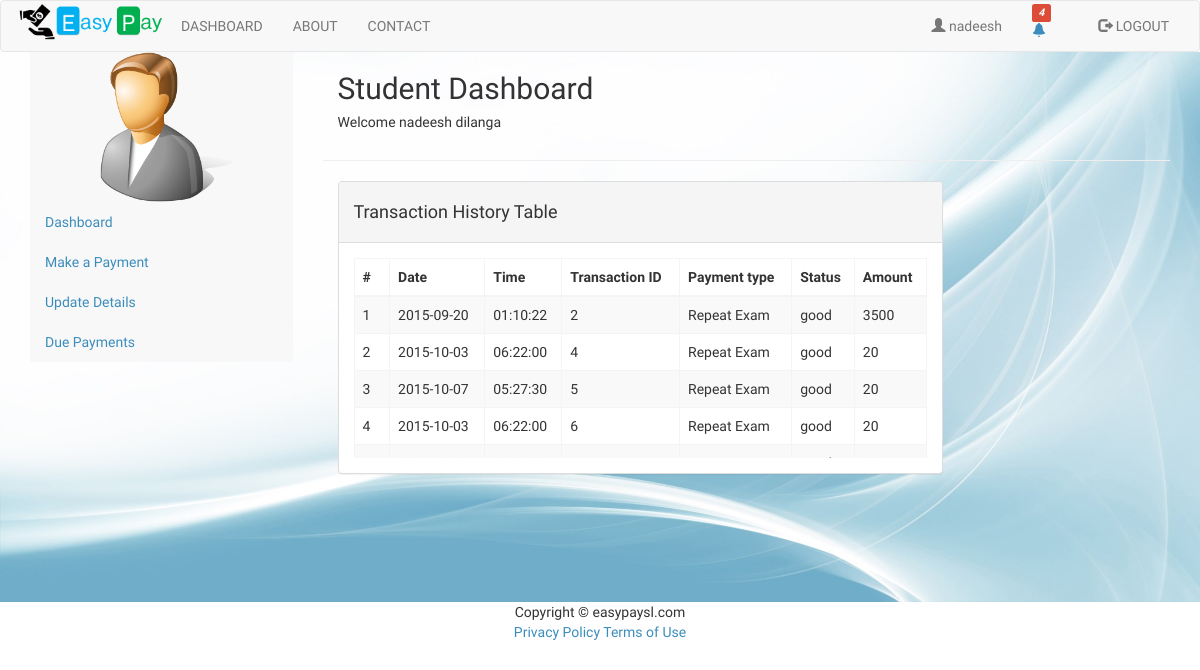
Screenshot of /dashboard_student.php (signed in) with the database file from the repository.
### tables this page shows
CREATE TABLE IF NOT EXISTS `users` (
  `id` int(11) NOT NULL,
  `username` varchar(20) NOT NULL,
  `password` varchar(64) NOT NULL,
  `indexNumber` varchar(8) DEFAULT NULL,
  `fname` varchar(50) NOT NULL,
  `lname` varchar(50) NOT NULL,
  `email` varchar(50) NOT NULL,
  `phone` varchar(10) NOT NULL,
  `nic` varchar(10) NOT NULL,
  `dob` date NOT NULL,
  `year` int(2) NOT NULL,
  `group` int(11) NOT NULL
);

CREATE TABLE IF NOT EXISTS `transaction` (
  `transactionID` int(10) NOT NULL,
  `payeeID` int(5) NOT NULL,
  `payerID` int(5) NOT NULL,
  `date` date NOT NULL,
  `time` time NOT NULL,
  `paymentType` varchar(20) NOT NULL,
  `statusCode` int(2) NOT NULL,
  `walletRefID` int(20) NOT NULL,
  `statusDescription` varchar(200) NOT NULL,
  `amount` double NOT NULL
);

### classes/DB.php (called while the page is built, shortened)
<?php
class DB{
    private static $_instance = null;
    private $_pdo_easypay,
        $_pdo_academic,
        $_query,
        $_error = false,
        $_results,
        $_count = 0;
    private function __construct() {
        try {
            $this->_pdo_easypay = new PDO('mysql:host=' . Config::get('mysql/host') . ';dbname=' . Config::get('mysql/db'), Config::get('mysql/username'), Config::get('mysql/password'));
        } catch (PDOException $e) {
            die($e->getMessage());
        }
    }
    public static function getInstance() {
        if (!isset(self::$_instance)) {
            self::$_instance = new DB();
        }
        return self::$_instance;
    }
    public function query($sql, $parms = array()){
        $this->_error = false;
        if ($this->_query = $this->_pdo_easypay->prepare($sql)) {
            $x = 1;
            if (count($parms)) {
                foreach ($parms as $param) {
                    $this->_query->bindValue($x, $param);
                    $x++;
                }
            }
            if ($this->_query->execute()) {
                $this->_results = $this->_query->fetchAll(PDO::FETCH_OBJ);
                $this->_count = $this->_query->rowCount();
            } else {
                $this->_error = true;
            }
        }
        return $this;
    }
    public function action($action, $table, $where = array()) {
        if (count($where) === 3) {
            $operators = array('=', '>', '<', '>=', '<=', 'LIKE', 'NOT LIKE');
            $field      = $where[0];
            $operator   = $where[1];
            $value      = $where[2];
            if (in_array($operator, $operators)) {
                $sql = "{$action} FROM {$table} WHERE {$field} {$operator} ? ";
                if (!$this->query($sql, array($value))->error()) {
                    return $this;
                }
            }
        }
        return false;
    }
    public function get($table, $where)
    {
        return $this->action('SELECT * ', $table, $where);
    }
    public function results(){
        return $this->_results;
    }
    public function first(){
        return $this->results()[0];
    }
    public function error(){
        return $this->_error;
    }
    public  function count(){
        return $this->_count;
    }
}
?>

### classes/Config.php (called while the page is built)
<?php
class Config{
    public static function get($path = null){
        if($path){
            $config = $GLOBALS['config'];
            $path = explode('/', $path);
            foreach($path as $bit){
                 if(isset($config[$bit])){
                     $config = $config[$bit];
                 }
            }
            return $config;
        }
        return false;
    }
}
?>

### classes/User.php (called while the page is built, shortened)
<?php
class user{
    private $_db,
            $_data,
            $_sessionName,
            $_cookieName,
            $_isLoggedIn;
    public function __construct($user = null) {
        $this->_db = DB::getInstance();
        $this->_sessionName = Config::get('session/session_name');
        if(!$user){
            if(Session::exists($this->_sessionName)){
                $user = Session::get($this->_sessionName);
                if($this->find($user)){
                    $this->_isLoggedIn = true;
                } else {
                }
            }
        } else {
            $this->find($user);
        }
    }
    public function find($user = null){
        if($user){
            $field = (is_numeric($user)) ? 'id' : 'username';
            $data = $this->_db->get('users', array($field, '=', $user));
            if($data->count()){
                $this->_data = $data->first();
                return true;
            }
        }
        return false;
    }
    public  function data(){
        return $this->_data;
    }
}
?>

### classes/Session.php (called while the page is built, shortened)
<?php
class Session{
    public static function exists($name){
        return (isset($_SESSION[$name])) ? true : false;
    }
    public static function get($name){
        return $_SESSION[$name];
    }
}
?>

### dashboard_student.php (the view, shortened to what this page needs)
<!DOCTYPE html>
<html lang="en">
<head>
    <?php include 'headerScript.php'?>
</head>
<body>
<div id="wrapper">
    <?php
    include "header.php";
    ?>
</div>
<div class="backgroundImg container-fluid">
<?php
include "studentSidebar.php";
?>
<div class="container col-sm-9 " id="page-wrapper" >
    <div class="row">
        <div class="col-sm-12">
            <div class="col-sm-8">
                <h2>Student Dashboard</h2>
                <h5>Welcome <?php echo $_SESSION['fname']." ".$_SESSION['lname']?></h5>
            </div>
            <br>
        </div>
    </div>
    <hr />
    <div class="col-sm-9">
        <div class="panel panel-default">
            <div class="panel-heading">
                <h4>Transaction History Table</h4>
            </div>
            <div class="panel-body">
                <div class="table-responsive pre-scrollable" style="max-height:200px;">
                    <table class="table table-striped table-bordered table-hover">
                        <?php
                        $user_id = $_SESSION['userid'];
                        $transaction = DB::getInstance()->get('transaction',array('payerID','=',$user_id));
                        if(!$transaction->count()){
                            echo '<div class="text text-info"><strong>No transactions</strong></div>';
                        }else{
                        ?>
                        <thead>
                        <tr>
                            <th>#</th>
                            <th>Date</th>
                            <th>Time</th>
                            <th>Transaction ID</th>
                            <th>Payment type</th>
                            <th>Status</th>
                            <th>Amount</th>
                        </tr>
                        </thead>
                        <tbody>
                        <?php
                            $counter = 0;
                            foreach($transaction->results() as $t){
                                $counter+=1;
                                echo"<tr>";
                                echo "<td>".$counter."</td>";
                                echo "<td>".$t->date."</td>";
                                echo "<td>".$t->time."</td>";
                                echo "<td>".$t->transactionID."</td>";
                                echo "<td>".$t->paymentType."</td>";
                                echo "<td>".$t->statusDescription."</td>";
                                echo "<td>".$t->amount."</td>";
                                echo "</tr>";
                            }
                        }
                        ?>
                        </tbody>
                    </table>
                </div>
            </div>
        </div>
    </div>
</div>
</div>
<?php
include "footer.php";
?>
</body>
</html>

### header.php (shortened to what this page needs)
<div id="navbars">
    <nav class="navbar navbar-default" style="margin: 0px;">
        <div class="container-fluid">
            <div class="navbar-header">
                <a href="homePage.php"><img id="img" src="images/logo.png" width="150px" ></a>
            </div>
            <div class="collapse navbar-collapse"  id="navbar-1" >
                <ul class="nav navbar-nav">
                    <?php
                    if(!isset($_SESSION['isLoggedIn'])|| $_SESSION['isLoggedIn']==false){
                        ?>
                        <li>
                            <a href="login.php">LOGIN</a>
                        </li>
                        <li>
                            <a href="register.php">REGISTER</a>
                        </li>
                        <li>
                            <a href="about.php">ABOUT</a>
                        </li>
                        <li>
                            <a href="contact.php">CONTACT</a>
                        </li>
                    <?php
                    }else{
                    ?>
                    <li>
                        <a href="dashboard_student.php">DASHBOARD</a>
                    </li>
                    <li>
                        <a href="about.php">ABOUT</a>
                    </li>
                    <li>
                        <a href="contact.php">CONTACT</a>
                    </li>
                </ul>
                <ul class="nav navbar-nav navbar-right">
                    <li><a href="logout.php"><span class="glyphicon glyphicon-log-out"></span>  LOGOUT</a></li>
                </ul>
            <?php
            $user = new user();
            $user_id = $user->data()->id;
            $userNotificationDet = DB::getInstance();
            $userNotificationDet->query('SELECT * FROM notification n, user_notification un WHERE un.uID = ? and n.nID = un.nID ORDER BY n.nID DESC',array($user_id));
            $count1 = $userNotificationDet->count();
            $userRepeatExamNotifDet = DB::getInstance();
            $userRepeatExamNotifDet->query('SELECT * FROM repeatExam_notification WHERE uID = ?',array($user_id));
            $count2 = $userRepeatExamNotifDet->count();
            $count = $count1 + $count2;
            ?>
                <ul class="nav navbar-nav navbar-right" title="Notifications">
                    <div class="col-sm-2">
                        <li>
                            <a id="dLabel" role="button" data-toggle="dropdown" data-target="#" href="/page.html">
                                <?php
                                if($count>0){
                                    ?>
                                    <i class="label label-danger col-sm-offset-5"><?php echo $count;?></i>
                                <?php
                                }else{
                                    ?>
                                    <i class="label label-info col-sm-offset-5"><?php echo $count;?></i>
                                <?php
                                }
                                ?>
                        <span class="glyphicon glyphicon-bell">
                        </span>
                            </a>
                        </li>
                    </div>
                </ul>
                <ul class="nav navbar-nav navbar-right">
                    <li><a href="index.php"><span class="glyphicon glyphicon-user"></span> <?php echo $user->data()->username?></a></li>
                </ul>
            <?php
            }
            ?>
            </div>
        </div>
    </nav>
</div>

### css/customCss.css (style rules this page uses)
.backgroundImg { background-image: url("../images/background-hd.jpg"); background-repeat: round; min-width: 100%; min-height: 550px; margin: 0px; }

### rows the page displays
users: username "nadeesh"
transaction: date "2015-09-20", time "01:10:22", transactionID "2", paymentType "Repeat Exam", statusDescription "good", amount "3500"
transaction: date "2015-10-03", time "06:22:00", transactionID "4", paymentType "Repeat Exam", statusDescription "good", amount "20"
transaction: date "2015-10-07", time "05:27:30", transactionID "5", paymentType "Repeat Exam", statusDescription "good", amount "20"
transaction: date "2015-10-03", time "06:22:00", transactionID "6", paymentType "Repeat Exam", statusDescription "good", amount "20"

### other values shown
$count "4"
$_SESSION['fname'] "nadeesh"
$_SESSION['lname'] "dilanga"
